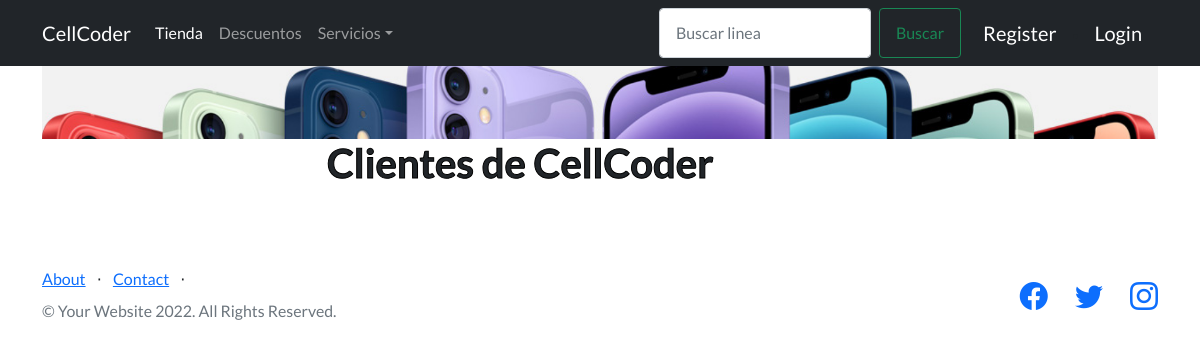
Page /AppFinal/cliente/list on the earlier database version.
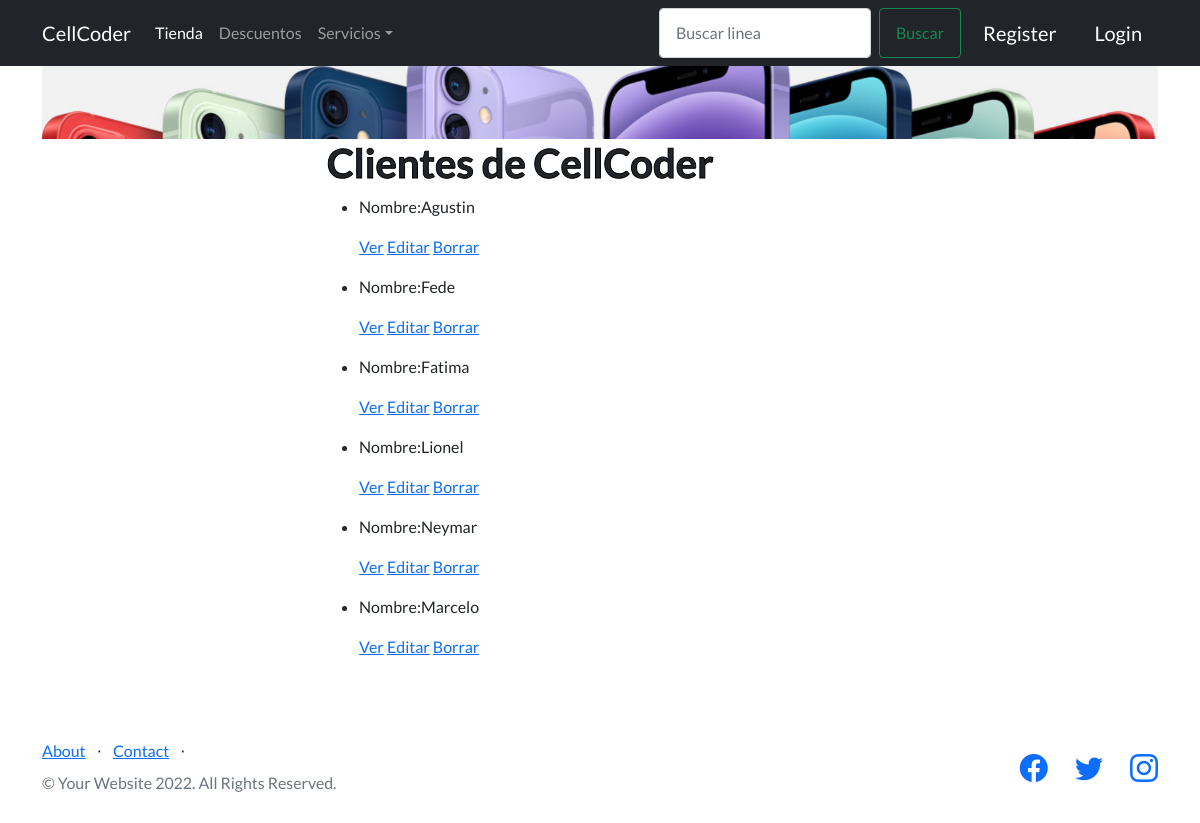
Same page on the later database version.
### AppFinal/models.py (models this page shows, shortened)
class Cliente(models.Model):
    name=models.CharField(max_length=40)
    lastname=models.CharField(max_length=50)
    dni=models.IntegerField()
    fechaAlta=models.DateField()
    email=models.EmailField()

### AppFinal/views.py (the view)
# urls.py: path('cliente/list', views.ClienteList.as_view(),name='List'),
class ClienteList(ListView):
        model=Cliente
        template_name="AppFinal/cliente_list.html"

### AppFinal/templates/AppFinal/cliente_list.html
{% extends "AppFinal/padre.html" %}
        {% load static %}
{% block contenidoQueCambia %}
<center>
    <img class="container position-relative " src="{%static 'AppFinal/assets/img/este.jpg'%}" alt="...">
</center>
<div class="container position-relative">
    <div class="row justify-content-center">
        <div class="col-xl-6">
            <h1> Clientes de CellCoder </h1>
            <ul>
                {% for cliente in object_list %}
                <li>
                    <p> Nombre:{{cliente.name}}</p>
                    <p>
                        <a href="{% url 'detail' cliente.id %}">Ver</a>
                        <a href="{% url 'Edit' cliente.id %}">Editar</a>
                        <a href="{% url 'Delete' cliente.id %}">Borrar</a>
                    </p>
                </li>
                {% endfor %}
            </ul>
        </div>
    </div>
</div>
{% endblock %}

Differences in the rows shown:
added Cliente: name "Agustin"
added Cliente: name "Fede"
added Cliente: name "Fatima"
added Cliente: name "Lionel"
added Cliente: name "Neymar"
added Cliente: name "Marcelo"
